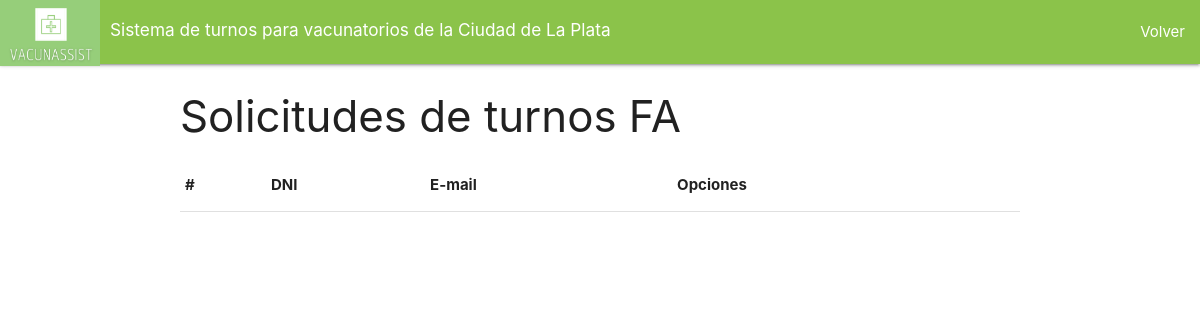
/evaluarTurno/, run on an earlier commit of the app's database.
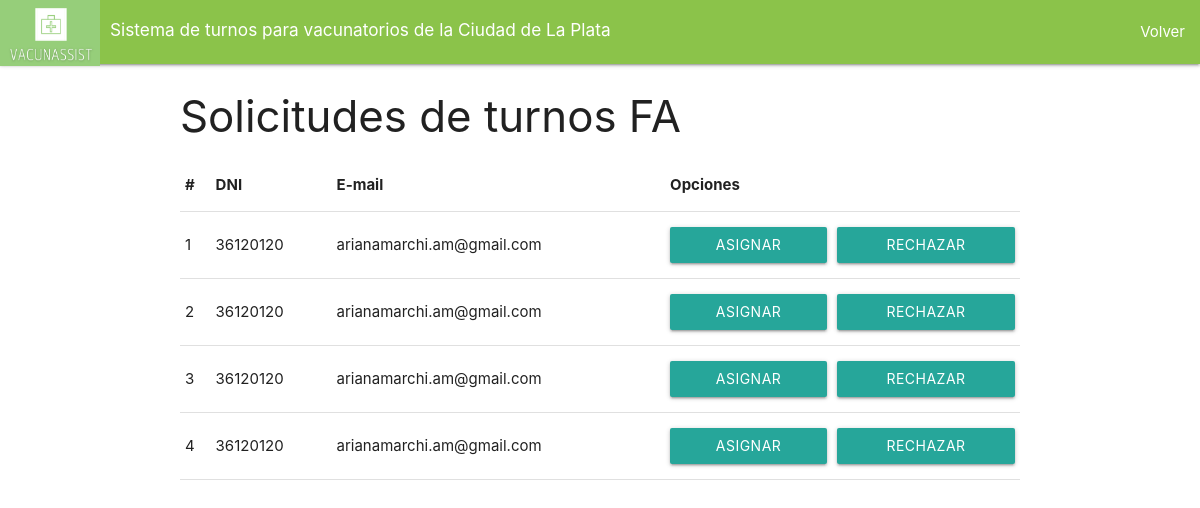
And on a later commit of the database.
### main/models.py (models this page shows, shortened)
class SolicitudTurnoFA(models.Model):
    dni=models.IntegerField()
    numId=models.IntegerField()
    email= models.EmailField(max_length=254)
    edad=models.IntegerField()

### main/views.py (the view)
# urls.py: path('evaluarTurno/', views.evaluarTurno , name="evaluarTurno"),
def evaluarTurno(request):
    ListSolicitud= SolicitudTurnoFA.objects.all()
    if (ListSolicitud.exists()):
        print('')
    else:
        messages.error(request, " no hay solicitudes de turno en el listado")
    return render(request,"main/evaluarTurnos.html",{"turnos":ListSolicitud})

### main/templates/main/evaluarTurnos.html (shortened to what this page needs)
<!DOCTYPE html>
{% load static %}
<html lang="en" dir="ltr">
</html>
  <head>
        <link rel="stylesheet" href="https://cdnjs.cloudflare.com/ajax/libs/materialize/1.0.0/css/materialize.min.css">
        <link type='text/css' href="{% static 'css/estilo.css' %}" rel="stylesheet" />
    <nav>
        <div class="nav-wrapper  light-green">
          <a href="/" class="brand-logo">
            <img src="{% static 'imagenes/Logo_VacunAssist_recortado.png' %}" class="img-fluid" width="100" height="66">
          <div class="right"  style="margin: 9px 0px 0px 10px">
            <h6>Sistema de turnos para vacunatorios de la Ciudad de La Plata</h6>
            </div>
          </a>
          <ul id="nav-mobile" class="right hide-on-med">
            <li><a href="/inicio_admin/">Volver</a></li>
          </ul>
        </div>
      </nav>
<body>
            <div class="container py4">
                <div class="row">
                     <div class="col-md-4">
                       <h3>Solicitudes de turnos FA</h3>
                       <div class="table-responsive py-2">
                         <table class="table table-striped">
                           <thead>
                             <tr>
                              <th>#</th>
                               <th>DNI</th>
                               <th>E-mail </th>
                               <th colspan="2">Opciones</th>
                             </tr>
                           </thead>
                           <tbody>
                             {% for c in turnos %}
                             <tr>
                               <td>{{forloop.counter}}</td>
                               <td>{{c.dni}} </td>
                               <td> {{c.email}}</td>
                               <td><a href="/empezarAsignacionTurno/{{c.dni}}" class="btn btn-block btn-info">Asignar</a></td>
                               <td><a href="/eliminarSolicitud/{{c.dni}}" class="btn btn-block btn-danger">Rechazar</a></td>
                             </tr>
                             {% endfor%}
                         </table>
                       </div>
                     </div>
                </div>
             </div>
  </body>
</html>

What changed in the data, as far as the page shows it:
added SolicitudTurnoFA: dni "36120120", email "arianamarchi.am@gmail.com"
added SolicitudTurnoFA: dni "36120120", email "arianamarchi.am@gmail.com"
added SolicitudTurnoFA: dni "36120120", email "arianamarchi.am@gmail.com"
added SolicitudTurnoFA: dni "36120120", email "arianamarchi.am@gmail.com"
